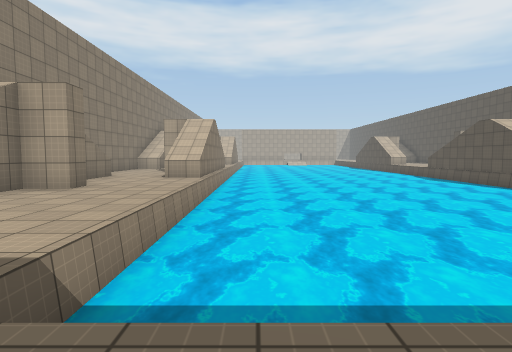
[1] (above)

20 first-person views from a walk through a 3-D level made in the Unity game engine. The camera is 1.3 m above the floor, tilts 4° down and sees 80° across. The floor is counted in squares, 2 m on a side. Each view is taken from the middle of a square. On the plan, view 1 faces up. The plan holds only what a view shows up to about 10 squares ahead; the rest is blank. The place goes on beyond the plan. Surface patterns are stand-ins for the level's own textures.

[2]
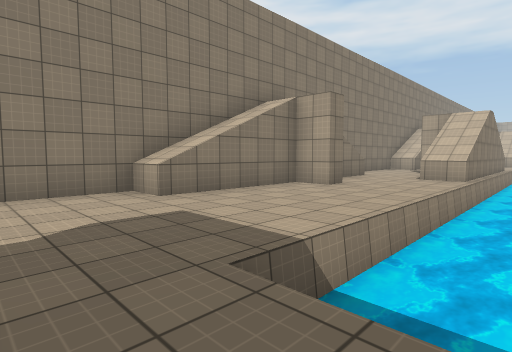

[3]
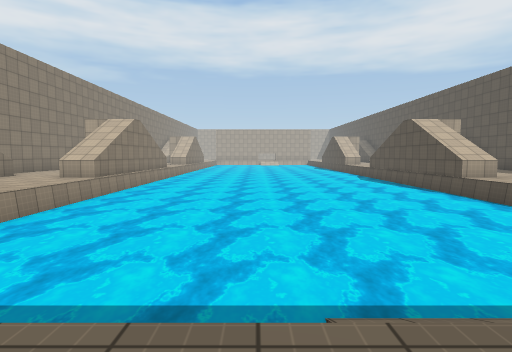

[4]
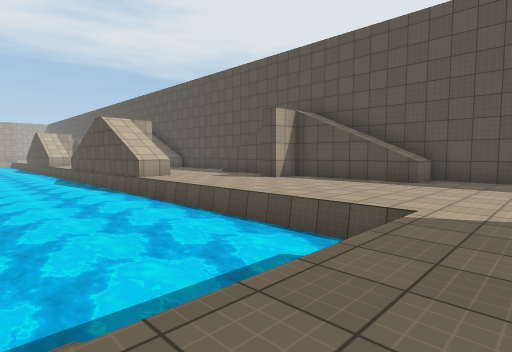

[5]
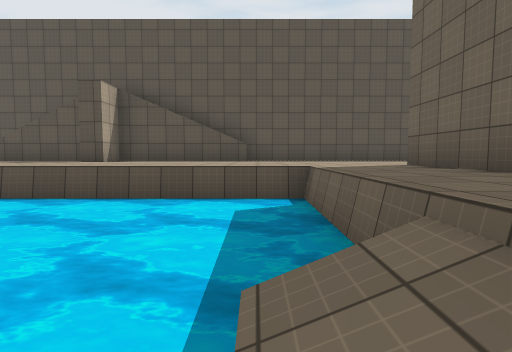

[6]
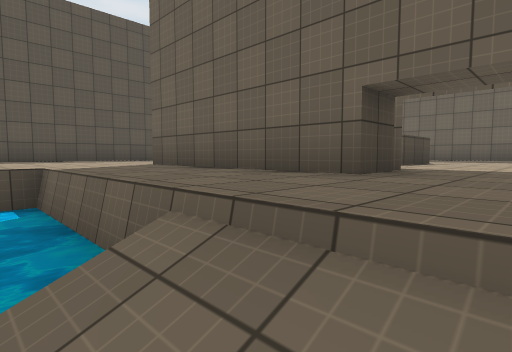

[7]
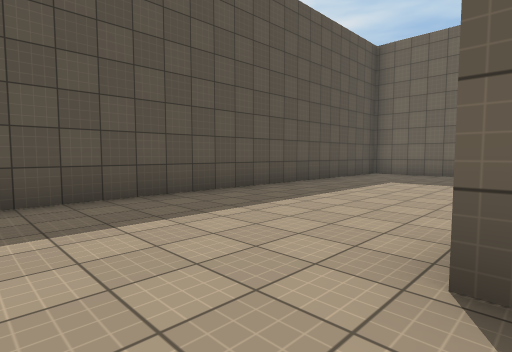

[8]
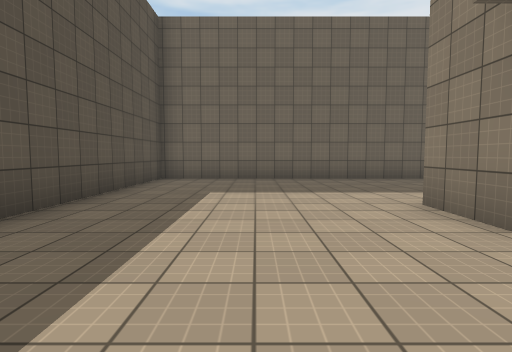

[9]
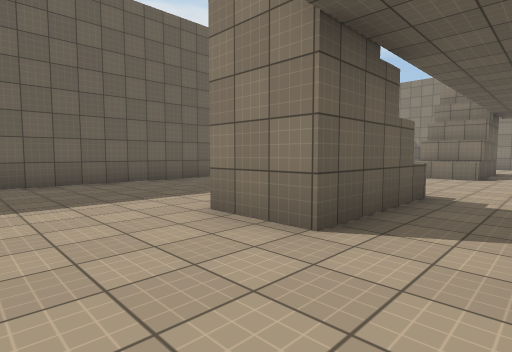

[10]
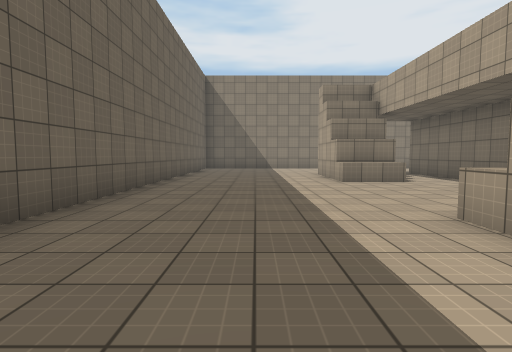

[11]
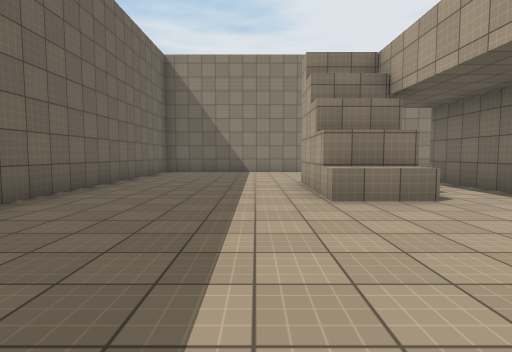

[12]
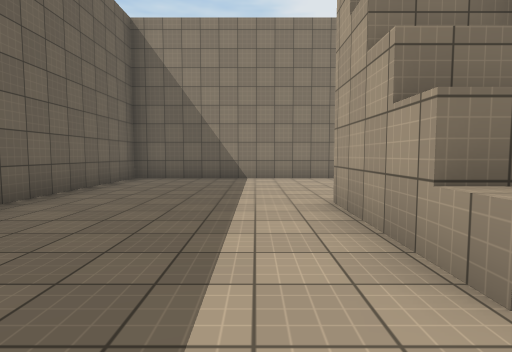

[13]
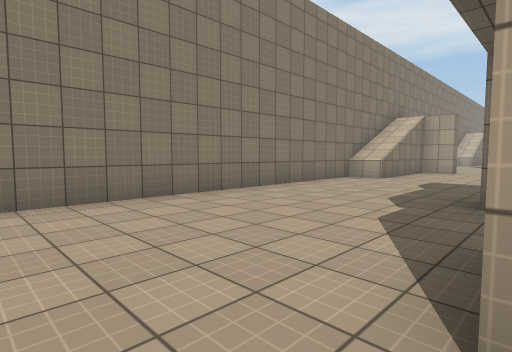

[14]
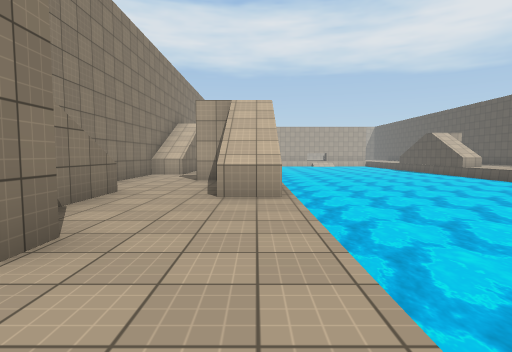

[15]
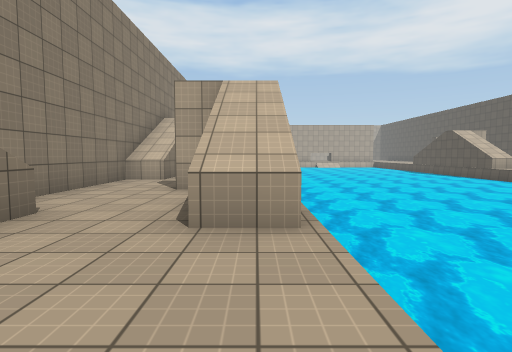

[16]
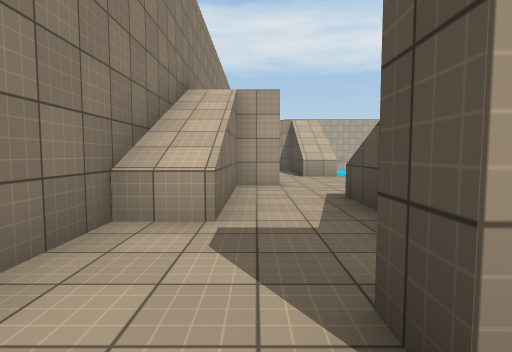

[17]
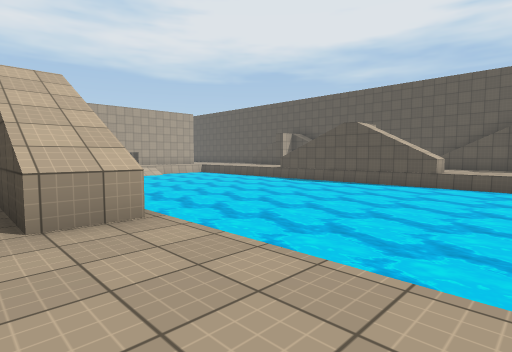

[18]
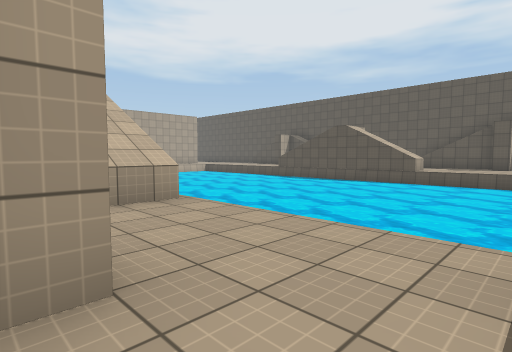

[19]
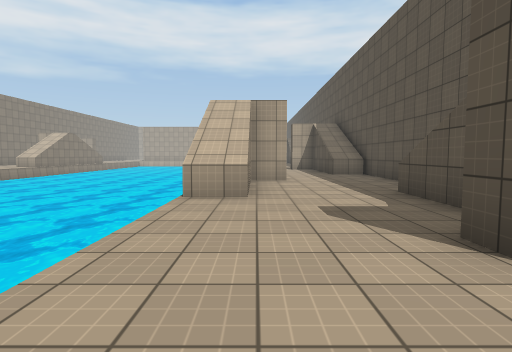

[20]
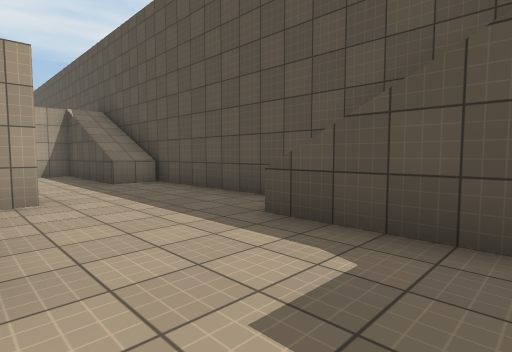

### Floor plan
Key: @ floor where view 1 was taken; # wall or solid block; . main floor; - floor 1 m lower than the main floor; / step, stairs or slope; ≈ water the walk keeps out of; ^ raised ledge.
Columns run from 6 left of view 1 to 14 right of it. Each row starts with its distance up from view 1.
 24       ≈≈≈≈≈
 23       ≈≈≈≈≈≈
 22    .# ≈≈≈≈≈≈≈
 21    .# ≈≈≈≈≈≈≈≈
 20    .^≈≈≈≈≈≈≈≈≈≈
 19    ..≈≈≈≈≈≈≈≈≈≈.
 18  ##..≈≈≈≈≈≈≈≈≈≈.  ##
 17  #...≈≈≈≈≈≈≈≈≈≈.  .#
 16  #...≈≈≈≈≈≈≈≈     .#
 15  #..#≈≈≈≈≈≈≈≈    ..##
 14  ^..#≈≈≈≈≈≈≈≈≈   ..^#
 13 #...#≈≈≈≈≈≈≈≈≈≈  ...#
 12 #..##≈≈≈≈≈≈≈≈≈≈##...#
 11 #...#≈≈≈≈≈≈≈≈≈≈#....#
 10 #...#≈≈≈≈≈≈≈≈≈≈#....#
  9 ##..^≈≈≈≈≈≈≈≈≈≈^...^
  8  #...≈≈≈≈≈≈≈≈≈≈/...#
  7  #...≈≈≈≈≈≈≈≈≈≈/...#
  6  ##..≈≈≈≈≈≈≈≈≈≈/..##
  5  #...≈≈≈≈≈≈≈≈≈≈/...#
  4  #...≈≈≈≈≈≈≈≈≈≈/...#
  3 ##...≈≈≈≈≈≈≈≈≈≈/...##
  2 #....≈≈≈≈≈--≈≈≈/....#
  1 #....///////////....#
  0 #.....@  ...........#
 -1 #....###########....#
 -2 #........ ..........#
 -3 #...................#
 -4 #....###....^##.....#
 -5 #....###....^ #.....#
 -6 #...................#
 -7 #...................#
 -8 #...................#
 -9 #...................#
-10 #####################

Where each view was taken, in squares from view 1:
view 1: 0 up, 0 right, facing up
view 2: 0 up, 0 right, facing up-left
view 3: 0 up, 3 right, facing up
view 4: 0 up, 5 right, facing up-right
view 5: 2 up, 4 right, facing right
view 6: 2 up, 4 right, facing down-right
view 7: 1 up, 9 right, facing down-right
view 8: 1 down, 11 right, facing down
view 9: 2 down, 11 right, facing down-left
view 10: 7 down, 9 right, facing left
view 11: 6 down, 6 right, facing left
view 12: 6 down, 3 right, facing left
view 13: 6 down, 1 left, facing up-left
view 14: 4 up, 2 left, facing up
view 15: 6 up, 2 left, facing up
view 16: 11 up, 4 left, facing up
view 17: 17 up, 3 left, facing up-right
view 18: 16 up, 4 left, facing up-right
view 19: 4 up, 10 right, facing up
view 20: 7 up, 10 right, facing up-right
